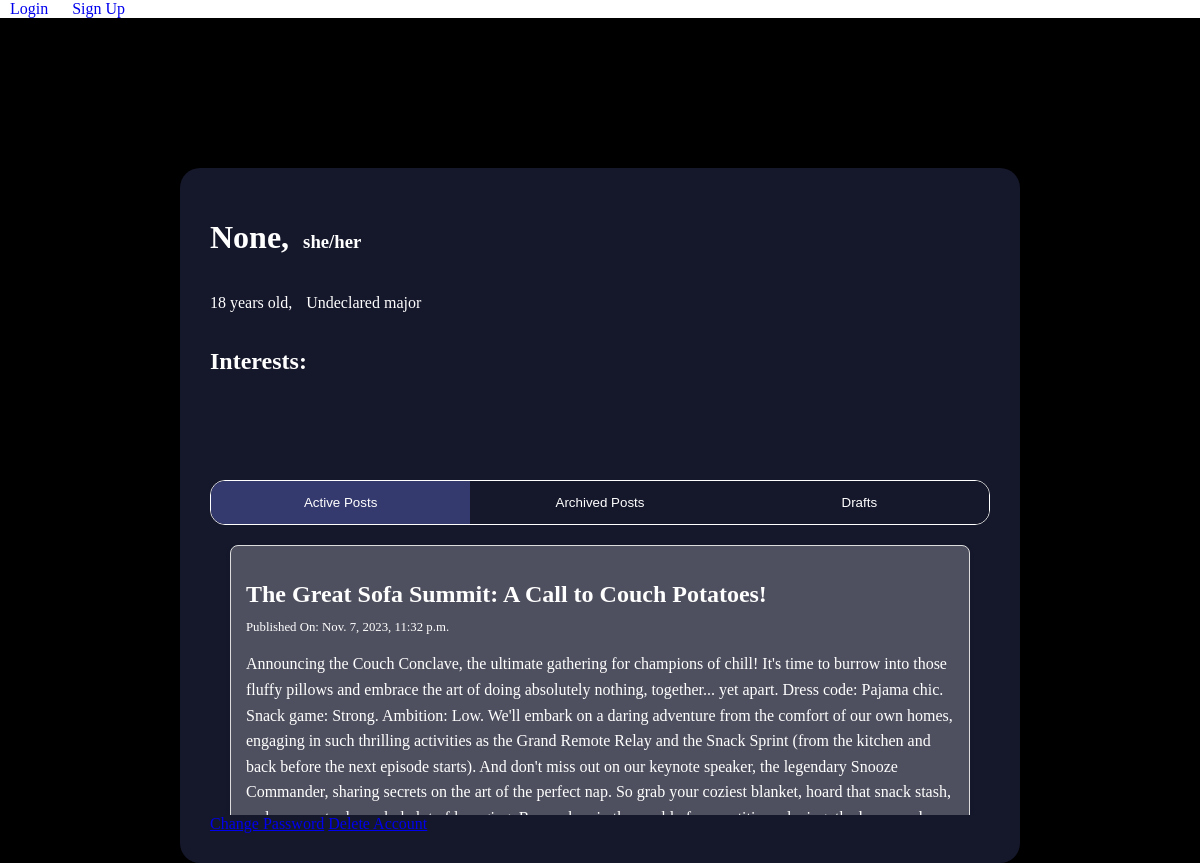
Screenshot of /profile/3/ with the database file from the repository.
### main/models.py (models this page shows)
class SocialUser(AbstractUser):
    class Pronouns(models.IntegerChoices):
        SHE = 1, _("She/Her")
        HE = 2, _("He/Him")
        THEY = 3, _("They/Them")
        OTHER = 4, _("Other")
    username = models.CharField(max_length=30, unique=True)
    full_name = models.CharField(max_length=50, null=True)
    date_of_birth = models.DateField(null=True)
    major = models.CharField(max_length=100, default="undeclared")
    pronouns = models.IntegerField(default=Pronouns.OTHER, choices=Pronouns.choices)
    tags = models.ManyToManyField(InterestTag, related_name="tags")
    age = models.IntegerField(
        default=18, validators=[MinValueValidator(18), MaxValueValidator(150)]
    )

### posts/models.py (models this page shows, shortened)
class ActivityPost(models.Model):
    class PostStatus(models.IntegerChoices):
        DRAFT = 1, _("Draft")
        ACTIVE = 2, _("Active")
        ARCHIVED = 3, _("Archived")
    class Meta:
        db_table = "activity_posts"
        verbose_name_plural = "Activity Posts"
    poster = models.ForeignKey(SocialUser, on_delete=models.CASCADE)
    timestamp = models.DateTimeField(auto_now_add=True)
    title = models.CharField(max_length=255)
    description = models.TextField(max_length=1023)
    status = models.IntegerField(default=PostStatus.DRAFT, choices=PostStatus.choices)
    tags = models.ManyToManyField(InterestTag)

### main/views.py (the view)
# urls.py: path("profile/<int:pk>/", views.ProfileDetailsView.as_view(), name="profile"),
class ProfileDetailsView(generic.DetailView):
    model = SocialUser
    template_name = "main/profile_details.html"
    context_object_name = "profile"

### main/templates/main/profile_details.html (shortened to what this page needs)
{% extends 'main/base.html' %} {% block title %}Profile Page{% endblock %}
{% block content %}
{% load static %}
<link rel="stylesheet" href="{% static 'main/profile_details.css' %}">
<div class="profile-container">
    <div class="profile-card">
        <div class="heading">
            <h1>{{ profile.full_name|capfirst }},</h1>
            <h3>{{ profile.pronouns }}</h3>
        </div>
        <div class="additional-details">
            <p>{{ profile.age }} years old,</p>
            <p>{{ profile.major|capfirst }} major</p>
        </div>
        <div class="interests">
            <h2>Interests:</h2>
        </div>
        <div class="tab">
            <button class="tablink"
                    onclick="openTab(event, 'active-posts')"
                    id="default-open">Active Posts
            </button>
            <button class="tablink" onclick="openTab(event, 'archived-posts')">Archived Posts</button>
            <button class="tablink" onclick="openTab(event, 'drafted-posts')">Drafts</button>
        </div>
        <div id="active-posts" class="tabcontent">
            <div class="post-container">
                {% for post in profile.activitypost_set.all %}
                    {% if post.status == 2 %}
                        <div class="post">
                            <h2 class="post-title"><a href="{% url 'posts:post_details_view' post.pk %}" style="text-decoration: none; color: white;">{{ post.title }}</a></h2>
                            <p class="post-date">Published On: {{ post.timestamp }}</p>
                            <p class="post-content">{{ post.description }}</p>
                        </div>
                    {% endif %}
                {% endfor %}
            </div>
        </div>
        <div>
            <a href="{% url 'password_change' %}">Change Password</a>
            <a href="{% url 'main:delete_account_request' %}">Delete Account</a>
        </div>
    </div>
</div>
{% endblock content %}

### main/static/main/profile_details.css (style rules this page uses)
body { margin: 0; }
.profile-container { background-color: #000; display: flex; flex-direction: column; align-items: center; text-align: left; height: 100%; }
.profile-card { background-color: #15172b; height: 70%; width: 65%; border-radius: 20px; margin-top: 150px; color: white; padding: 30px; }
.heading h1, .heading h3 { display: inline-block; margin-right: 10px; }
.additional-details p { display: inline-block; margin-right: 10px; }
.interests { padding-bottom: 85px; }
.tab { overflow: hidden; border: 1px solid white; background-color: black; border-radius: 15px; margin: auto; display: flex; justify-content: space-between; }
.tablink { background-color: #15172b; float: left; border: none; outline: none; cursor: pointer; padding: 14px 16px; transition: 0.3s; color: white; width: 100%; }
.tab button.current { background-color: #353a6e; }
.tabcontent { animation: fadeEffect 1s; }
.post-container { display: flex; flex-direction: column; gap: 20px; padding: 20px; max-height: 250px; overflow-y: auto; }
.post { background-color: rgba(249, 249, 249, 0.25); border: 1px solid #ddd; border-radius: 8px; padding: 15px; box-shadow: 0 2px 4px rgba(0, 0, 0, 0.1); }
.post-title { font-size: 1.5em; margin-bottom: 10px; }
.post-date { font-size: 0.8em; color: #fff; margin-bottom: 15px; }
.post-content { line-height: 1.6; }

### rows the page displays
SocialUser: full_name "None", pronouns "she/her", age "18", major "Undeclared"
ActivityPost: title "The Great Sofa Summit: A Call to Couch Potatoes!", timestamp "Nov. 7, 2023, 11:32 p.m.", description "Announcing the Couch Conclave, the ultimate gathering for champions of chill! It's time to burrow into those fluffy pillows and embrace the art of doing absolutely nothing, together... yet apart. Dress code: Pajama chic. Snack game: Strong. Ambition: Low. We'll embark on a daring adventure from the comfort of our own homes, engaging in such thrilling activities as the Grand Remote Relay and the Snack Sprint (from the kitchen and back before the next episode starts). And don't miss out on our keynote speaker, the legendary Snooze Commander, sharing secrets on the art of the perfect nap. So grab your coziest blanket, hoard that snack stash,…"
